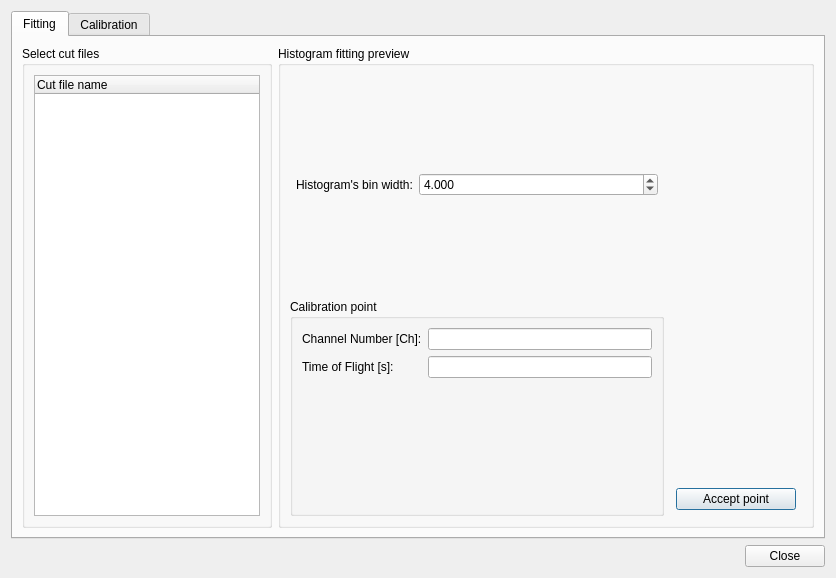
<?xml version="1.0" encoding="UTF-8"?>
<ui version="4.0">
 <class>dialog</class>
 <widget class="QDialog" name="dialog">
  <property name="geometry">
   <rect>
    <x>0</x>
    <y>0</y>
    <width>836</width>
    <height>578</height>
   </rect>
  </property>
  <property name="sizePolicy">
   <sizepolicy hsizetype="Preferred" vsizetype="Preferred">
    <horstretch>0</horstretch>
    <verstretch>0</verstretch>
   </sizepolicy>
  </property>
  <property name="minimumSize">
   <size>
    <width>0</width>
    <height>0</height>
   </size>
  </property>
  <property name="maximumSize">
   <size>
    <width>16777215</width>
    <height>16777215</height>
   </size>
  </property>
  <property name="windowTitle">
   <string>Time of Flight Calibration</string>
  </property>
  <layout class="QVBoxLayout" name="verticalLayout_7">
   <item>
    <widget class="QTabWidget" name="tabWidget">
     <property name="minimumSize">
      <size>
       <width>250</width>
       <height>0</height>
      </size>
     </property>
     <property name="currentIndex">
      <number>0</number>
     </property>
     <widget class="QWidget" name="tab_3">
      <attribute name="title">
       <string>Fitting</string>
      </attribute>
      <layout class="QHBoxLayout" name="horizontalLayout_12">
       <item>
        <widget class="QGroupBox" name="groupBox_3">
         <property name="sizePolicy">
          <sizepolicy hsizetype="Maximum" vsizetype="Preferred">
           <horstretch>0</horstretch>
           <verstretch>0</verstretch>
          </sizepolicy>
         </property>
         <property name="minimumSize">
          <size>
           <width>250</width>
           <height>0</height>
          </size>
         </property>
         <property name="maximumSize">
          <size>
           <width>250</width>
           <height>16777215</height>
          </size>
         </property>
         <property name="title">
          <string>Select cut files</string>
         </property>
         <layout class="QVBoxLayout" name="verticalLayout_4">
          <item>
           <widget class="QTreeWidget" name="cutFilesTreeWidget">
            <property name="minimumSize">
             <size>
              <width>200</width>
              <height>0</height>
             </size>
            </property>
            <property name="horizontalScrollBarPolicy">
             <enum>Qt::ScrollBarAsNeeded</enum>
            </property>
            <attribute name="headerCascadingSectionResizes">
             <bool>false</bool>
            </attribute>
            <attribute name="headerDefaultSectionSize">
             <number>100</number>
            </attribute>
            <column>
             <property name="text">
              <string>Cut file name</string>
             </property>
            </column>
           </widget>
          </item>
         </layout>
        </widget>
       </item>
       <item>
        <layout class="QVBoxLayout" name="verticalLayout_10">
         <item>
          <widget class="QGroupBox" name="groupBox_5">
           <property name="title">
            <string>Histogram fitting preview</string>
           </property>
           <layout class="QVBoxLayout" name="verticalLayout_11">
            <item>
             <layout class="QVBoxLayout" name="fittingResultsLayout">
              <property name="sizeConstraint">
               <enum>QLayout::SetDefaultConstraint</enum>
              </property>
             </layout>
            </item>
            <item>
             <layout class="QHBoxLayout" name="horizontalLayout_4">
              <item>
               <layout class="QVBoxLayout" name="verticalLayout_13">
                <item>
                 <layout class="QFormLayout" name="formLayout_2">
                  <property name="formAlignment">
                   <set>Qt::AlignLeading|Qt::AlignLeft|Qt::AlignVCenter</set>
                  </property>
                  <property name="leftMargin">
                   <number>6</number>
                  </property>
                  <property name="topMargin">
                   <number>6</number>
                  </property>
                  <property name="rightMargin">
                   <number>6</number>
                  </property>
                  <property name="bottomMargin">
                   <number>6</number>
                  </property>
                  <item row="0" column="0">
                   <widget class="QLabel" name="label">
                    <property name="text">
                     <string>Histogram's bin width:</string>
                    </property>
                   </widget>
                  </item>
                  <item row="0" column="1">
                   <widget class="QDoubleSpinBox" name="binWidthSpinBox">
                    <property name="decimals">
                     <number>3</number>
                    </property>
                    <property name="maximum">
                     <double>315.000000000000000</double>
                    </property>
                    <property name="singleStep">
                     <double>0.100000000000000</double>
                    </property>
                    <property name="value">
                     <double>4.000000000000000</double>
                    </property>
                   </widget>
                  </item>
                 </layout>
                </item>
                <item>
                 <widget class="QGroupBox" name="groupBox_4">
                  <property name="title">
                   <string>Calibration point</string>
                  </property>
                  <layout class="QVBoxLayout" name="verticalLayout_8">
                   <item>
                    <layout class="QFormLayout" name="formLayout">
                     <item row="0" column="0">
                      <widget class="QLabel" name="slopeLabel_3">
                       <property name="text">
                        <string>Channel Number [Ch]:</string>
                       </property>
                      </widget>
                     </item>
                     <item row="0" column="1">
                      <widget class="QLineEdit" name="tofChannelLineEdit">
                       <property name="minimumSize">
                        <size>
                         <width>150</width>
                         <height>0</height>
                        </size>
                       </property>
                      </widget>
                     </item>
                     <item row="1" column="0">
                      <widget class="QLabel" name="offsetLabel_3">
                       <property name="text">
                        <string>Time of Flight [s]:</string>
                       </property>
                      </widget>
                     </item>
                     <item row="1" column="1">
                      <widget class="QLineEdit" name="tofSecondsLineEdit">
                       <property name="minimumSize">
                        <size>
                         <width>150</width>
                         <height>0</height>
                        </size>
                       </property>
                       <property name="readOnly">
                        <bool>true</bool>
                       </property>
                      </widget>
                     </item>
                    </layout>
                   </item>
                  </layout>
                 </widget>
                </item>
               </layout>
              </item>
              <item>
               <layout class="QVBoxLayout" name="verticalLayout_3">
                <property name="leftMargin">
                 <number>6</number>
                </property>
                <property name="topMargin">
                 <number>6</number>
                </property>
                <property name="rightMargin">
                 <number>6</number>
                </property>
                <property name="bottomMargin">
                 <number>6</number>
                </property>
                <item>
                 <widget class="QLabel" name="acceptPointLabel">
                  <property name="minimumSize">
                   <size>
                    <width>120</width>
                    <height>0</height>
                   </size>
                  </property>
                  <property name="maximumSize">
                   <size>
                    <width>120</width>
                    <height>16777215</height>
                   </size>
                  </property>
                  <property name="text">
                   <string/>
                  </property>
                  <property name="wordWrap">
                   <bool>true</bool>
                  </property>
                 </widget>
                </item>
                <item>
                 <widget class="QPushButton" name="acceptPointButton">
                  <property name="sizePolicy">
                   <sizepolicy hsizetype="Minimum" vsizetype="Fixed">
                    <horstretch>0</horstretch>
                    <verstretch>0</verstretch>
                   </sizepolicy>
                  </property>
                  <property name="text">
                   <string>Accept point</string>
                  </property>
                 </widget>
                </item>
               </layout>
              </item>
             </layout>
            </item>
           </layout>
          </widget>
         </item>
        </layout>
       </item>
      </layout>
     </widget>
     <widget class="QWidget" name="calibrationTab_2">
      <attribute name="title">
       <string>Calibration</string>
      </attribute>
      <layout class="QHBoxLayout" name="horizontalLayout_5">
       <item>
        <layout class="QVBoxLayout" name="verticalLayout_5">
         <item>
          <widget class="QGroupBox" name="groupBox">
           <property name="sizePolicy">
            <sizepolicy hsizetype="Preferred" vsizetype="Preferred">
             <horstretch>0</horstretch>
             <verstretch>0</verstretch>
            </sizepolicy>
           </property>
           <property name="minimumSize">
            <size>
             <width>0</width>
             <height>0</height>
            </size>
           </property>
           <property name="maximumSize">
            <size>
             <width>250</width>
             <height>16777215</height>
            </size>
           </property>
           <property name="title">
            <string>Select accepted points</string>
           </property>
           <layout class="QVBoxLayout" name="verticalLayout">
            <item>
             <widget class="QTreeWidget" name="pointsTreeWidget">
              <property name="minimumSize">
               <size>
                <width>0</width>
                <height>0</height>
               </size>
              </property>
              <property name="selectionMode">
               <enum>QAbstractItemView::MultiSelection</enum>
              </property>
              <column>
               <property name="text">
                <string>Point</string>
               </property>
              </column>
             </widget>
            </item>
            <item>
             <widget class="QPushButton" name="removePointButton">
              <property name="text">
               <string>Remove</string>
              </property>
              <property name="autoDefault">
               <bool>false</bool>
              </property>
             </widget>
            </item>
           </layout>
          </widget>
         </item>
        </layout>
       </item>
       <item>
        <layout class="QVBoxLayout" name="verticalLayout_6">
         <item>
          <widget class="QGroupBox" name="groupBox_2">
           <property name="title">
            <string>Time of Flight calibration result</string>
           </property>
           <layout class="QVBoxLayout" name="verticalLayout_2">
            <item>
             <layout class="QVBoxLayout" name="calibrationResultsLayout"/>
            </item>
            <item>
             <layout class="QHBoxLayout" name="horizontalLayout">
              <item>
               <widget class="QGroupBox" name="groupBox_6">
                <property name="title">
                 <string>Calibration results</string>
                </property>
                <layout class="QVBoxLayout" name="verticalLayout_12">
                 <item>
                  <layout class="QFormLayout" name="formLayout_3">
                   <property name="formAlignment">
                    <set>Qt::AlignHCenter|Qt::AlignTop</set>
                   </property>
                   <item row="0" column="0">
                    <widget class="QLabel" name="offsetLabel">
                     <property name="text">
                      <string>Offset [s]:</string>
                     </property>
                    </widget>
                   </item>
                   <item row="0" column="1">
                    <widget class="QLineEdit" name="offsetLineEdit">
                     <property name="minimumSize">
                      <size>
                       <width>150</width>
                       <height>0</height>
                      </size>
                     </property>
                     <property name="readOnly">
                      <bool>true</bool>
                     </property>
                    </widget>
                   </item>
                   <item row="1" column="0">
                    <widget class="QLabel" name="slopeLabel">
                     <property name="text">
                      <string>Slope [s/Ch]:</string>
                     </property>
                    </widget>
                   </item>
                   <item row="1" column="1">
                    <widget class="QLineEdit" name="slopeLineEdit">
                     <property name="minimumSize">
                      <size>
                       <width>150</width>
                       <height>0</height>
                      </size>
                     </property>
                     <property name="readOnly">
                      <bool>true</bool>
                     </property>
                    </widget>
                   </item>
                  </layout>
                 </item>
                </layout>
               </widget>
              </item>
              <item>
               <layout class="QVBoxLayout" name="verticalLayout_9">
                <item>
                 <widget class="QLabel" name="acceptCalibrationLabel">
                  <property name="minimumSize">
                   <size>
                    <width>120</width>
                    <height>0</height>
                   </size>
                  </property>
                  <property name="maximumSize">
                   <size>
                    <width>120</width>
                    <height>16777215</height>
                   </size>
                  </property>
                  <property name="text">
                   <string/>
                  </property>
                  <property name="wordWrap">
                   <bool>true</bool>
                  </property>
                 </widget>
                </item>
                <item>
                 <widget class="QPushButton" name="acceptCalibrationButton">
                  <property name="enabled">
                   <bool>false</bool>
                  </property>
                  <property name="text">
                   <string>Accept calibration</string>
                  </property>
                 </widget>
                </item>
               </layout>
              </item>
             </layout>
            </item>
           </layout>
          </widget>
         </item>
        </layout>
       </item>
      </layout>
     </widget>
    </widget>
   </item>
   <item>
    <layout class="QHBoxLayout" name="horizontalLayout_6">
     <item>
      <spacer name="horizontalSpacer_5">
       <property name="orientation">
        <enum>Qt::Horizontal</enum>
       </property>
       <property name="sizeHint" stdset="0">
        <size>
         <width>40</width>
         <height>20</height>
        </size>
       </property>
      </spacer>
     </item>
     <item>
      <widget class="QPushButton" name="cancelButton">
       <property name="text">
        <string>Close</string>
       </property>
       <property name="autoDefault">
        <bool>false</bool>
       </property>
      </widget>
     </item>
    </layout>
   </item>
  </layout>
 </widget>
 <tabstops>
  <tabstop>cutFilesTreeWidget</tabstop>
  <tabstop>tabWidget</tabstop>
  <tabstop>pointsTreeWidget</tabstop>
  <tabstop>cancelButton</tabstop>
 </tabstops>
 <resources/>
 <connections/>
</ui>
